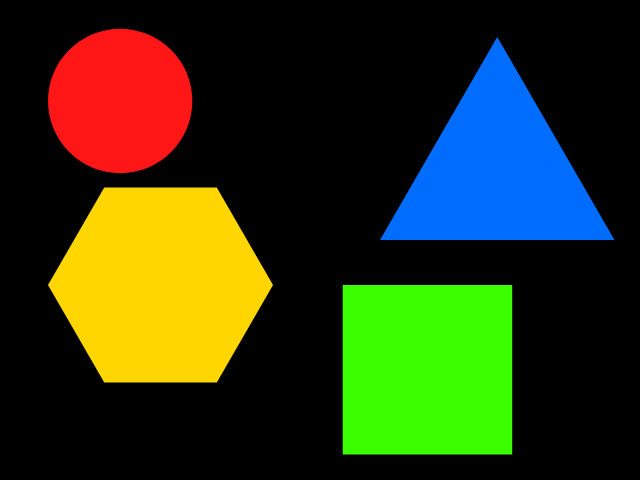
#> input picture shapes.png, 640 x 480 px, found by its file name
$ python act3.py
#> lines starting #> are read from the running program, lines starting #| are printed output that depends on the picture; after the words box and inside, x2 and y2 are one past the last pixel; in counts of white or black regions, pixels touching at a corner belong together
import cv2
import numpy as np
import matplotlib.pyplot as plt

img=cv2.imread("shapes.png")
#> img is the input picture: shape (480, 640, 3); mean B, G, R 20.9, 56.4, 46.4
plt.imshow(img)
plt.show()

hsv_img=cv2.cvtColor(img,cv2.COLOR_HSV2RGB)
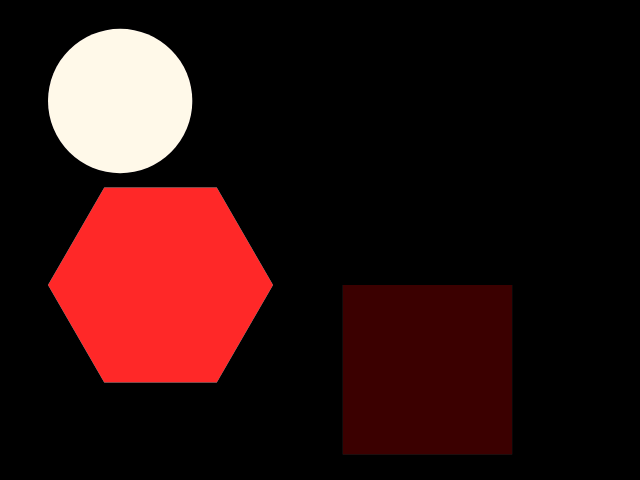
#> hsv_img: shape (480, 640, 3); mean R, G, B 46.4, 17.6, 16.8
plt.imshow(hsv_img)
plt.show()

lower_blue=np.array([65,0,0])
upper_blue=np.array([110,225,225])

mask=cv2.inRange(hsv_img,lower_blue,upper_blue)
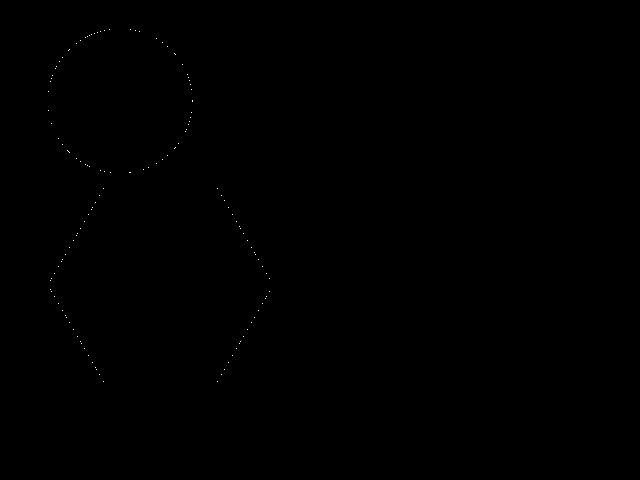
#> mask: shape (480, 640); 0.05% white in thin lines or dots, all inside (x1, y1, x2, y2) = (48, 29, 270, 382)
plt.imshow(mask,cmap='gray')
plt.show()

result=cv2.bitwise_and(img,img,mask=mask)
plt.imshow(cv2.cvtColor(result,cv2.COLOR_BGR2RGB))
plt.show()
